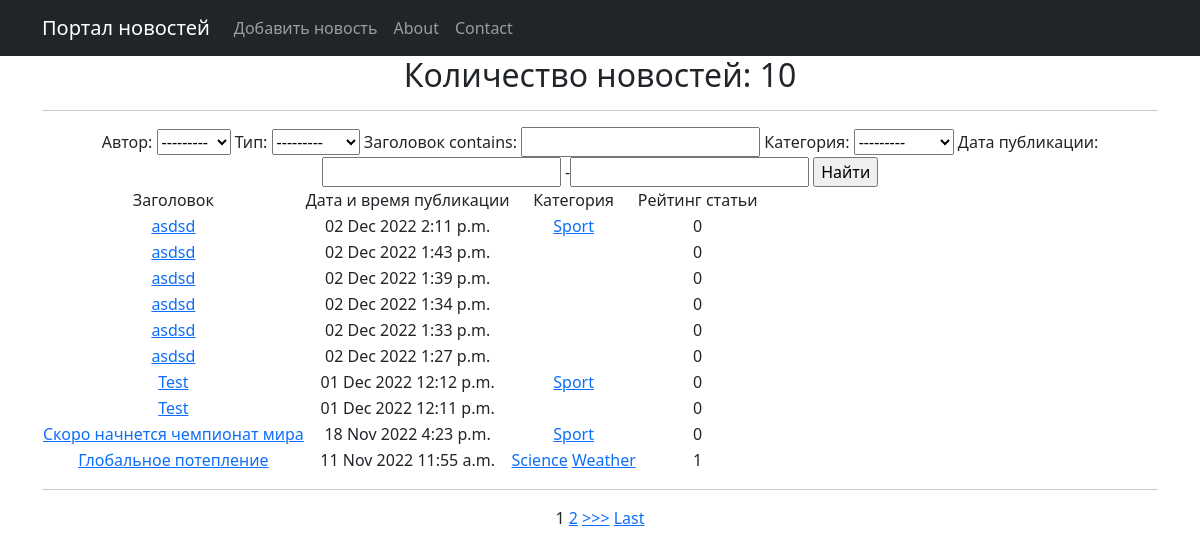
Page /post/ on the earlier database version.
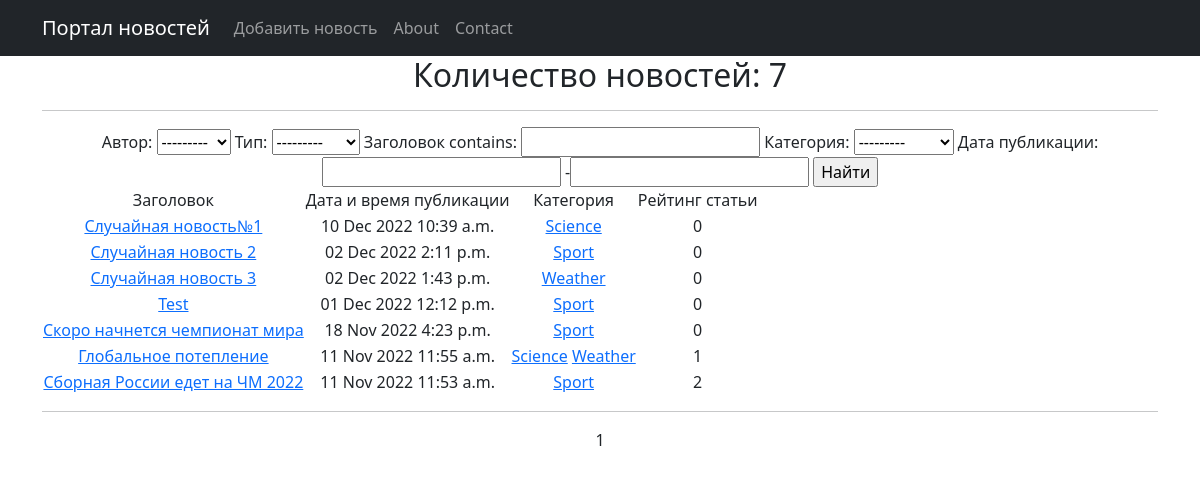
Same page on the later database version.
### news/models.py (models this page shows, shortened)
class Post(models.Model):
    author = models.ForeignKey(Author, on_delete=models.CASCADE, verbose_name='Автор')
    NEWS = 'NW'
    ARTICLE = 'AR'
    CATEGORY_CHOISES = (
        (NEWS, 'Новость'),
        (ARTICLE, 'Статья'),
    )
    categoryType = models.CharField(max_length=2, choices=CATEGORY_CHOISES, default=ARTICLE, verbose_name='Тип')
    dateCreation = models.DateTimeField(auto_now_add=True, verbose_name='Дата публикации')
    postCategory = models.ManyToManyField(Category, through='PostCategory', verbose_name='Категория')
    title = models.CharField(max_length=128, verbose_name='Заголовок')
    text = models.TextField(verbose_name='Содержание')
    rating = models.SmallIntegerField(default=0, verbose_name='Рейтинг')

class Category(models.Model):
    name = models.CharField(max_length=64, unique=True, verbose_name='Категория')
    subscribers = models.ManyToManyField(User, related_name='categories')
    def __str__(self):
        return self.name
    class Meta:
        verbose_name = 'Категория'
        verbose_name_plural = 'Категории'

### news/views.py (the view)
# urls.py: path('', PostList.as_view(), name='posts'),
class PostList(ListView):
    model = Post
    template_name = 'news/posts.html'
    context_object_name = 'posts'
    ordering = ['-dateCreation']
    paginate_by = 10
    def get_filter(self):
        return PostFilter(self.request.GET, queryset=super().get_queryset())
    def get_queryset(self):
        return self.get_filter().qs
    def get_context_data(self, *args, **kwargs):
        return {
            **super().get_context_data(*args, **kwargs),
            "filter": self.get_filter(),
        }

### news/models.py (called while the page is built)
    def __str__(self):
        return self.authorUser.username

### templates/news/posts.html (shortened to what this page needs)
{% extends 'flatpages/default.html' %}
{% block content %}
    <h2>Количество новостей:
        {% load cache %}
        {% cache 100 posts %}
        {{ posts|length }}
        {% endcache %}
    </h2>
    <hr>
<form method="GET">
    {{ filter.form }}
    <input type="submit" value="Найти">
</form>
    {% if posts %}
        <table>
            <tr>
                <td>
                    Заголовок
                </td>
                <td>
                    Дата и время публикации
                </td>
                <td>
                    Категория
                </td>
                <td>
                    Рейтинг статьи
                </td>
            </tr>
        {% for post in posts %}
            <tr>
                <td>
                    <a href="{% url 'post' post.id %}">{{ post.title|truncatewords:30 }}</a>
                </td>
                <td>
                    {{ post.dateCreation|date:'d M Y' }}
                    {{ post.dateCreation|time }}
                </td>
                <td>
                    {% for cat in post.postCategory.all %}
                    <a href="{% url 'category_list' cat.id %}">{{ cat.name }}</a>
                    {% endfor %}
                </td>
                <td>
                    {{ post.rating }}
                </td>
            </tr>
        {% endfor %}
        </table>
    {% else %}
        <h2>Новостей нет!</h2>
    {% endif %}
    <hr>
    {% for num in page_obj.paginator.page_range %}
        {% if page_obj.number == num %}
            <a>{{ num }}</a>
        {% elif num > page_obj.number|add:'-3' and num < page_obj.number|add:'3' %}
            <a href="?page={{ num }}">{{ num }}</a>
        {% endif %}
    {% endfor %}
    {% if page_obj.has_next %}
        <a href="?page={{ page_obj.next_page_number }}">>>></a>
        <a href="?page={{ page_obj.paginator.num_pages }}">Last</a>
    {% endif %}
{% endblock content %}

Differences in the rows shown:
removed Post: title "asdsd", dateCreation "02 Dec 2022", dateCreation "1:39 p.m.", rating "0"
removed Post: title "asdsd", dateCreation "02 Dec 2022", dateCreation "1:34 p.m.", rating "0"
removed Post: title "asdsd", dateCreation "02 Dec 2022", dateCreation "1:33 p.m.", rating "0"
removed Post: title "asdsd", dateCreation "02 Dec 2022", dateCreation "1:27 p.m.", rating "0"
removed Post: title "Test", dateCreation "01 Dec 2022", dateCreation "12:11 p.m.", rating "0"
added Post: title "Случайная новость№1", dateCreation "10 Dec 2022", dateCreation "10:39 a.m.", rating "0", Category (name "Science")
changed Post: title "asdsd" → "Случайная новость 2"
changed Post: title "asdsd" → "Случайная новость 3"; gains Category (name "Weather")
now on this page (row unchanged): Post: title "Сборная России едет на ЧМ 2022", dateCreation "11 Nov 2022", dateCreation "11:53 a.m.", rating "2", Category (name "Sport")
Other differences:
{{ posts|length }}: "10" → "7"
list line gone: "2"
text no longer shown: ">>> Last"
